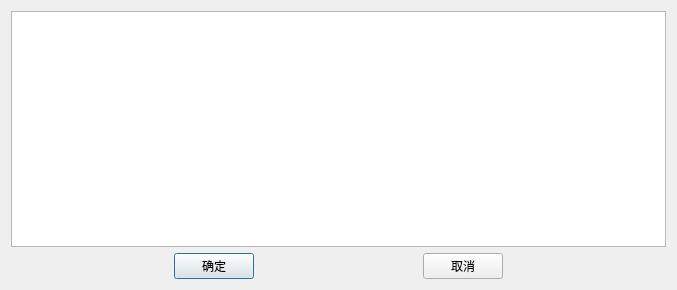
<?xml version="1.0" encoding="UTF-8"?>
<ui version="4.0">
 <class>OBNRealTimeWaveformSetup</class>
 <widget class="QDialog" name="OBNRealTimeWaveformSetup">
  <property name="geometry">
   <rect>
    <x>0</x>
    <y>0</y>
    <width>677</width>
    <height>290</height>
   </rect>
  </property>
  <property name="windowTitle">
   <string>Dialog</string>
  </property>
  <layout class="QGridLayout" name="gridLayout">
   <item row="0" column="0">
    <widget class="QTableWidget" name="tableWidgetRealTimeWaveformSetup"/>
   </item>
   <item row="1" column="0">
    <layout class="QHBoxLayout" name="horizontalLayout">
     <item>
      <spacer name="horizontalSpacer_2">
       <property name="orientation">
        <enum>Qt::Horizontal</enum>
       </property>
       <property name="sizeHint" stdset="0">
        <size>
         <width>40</width>
         <height>20</height>
        </size>
       </property>
      </spacer>
     </item>
     <item>
      <widget class="QPushButton" name="pushButtonOK">
       <property name="text">
        <string>确定</string>
       </property>
      </widget>
     </item>
     <item>
      <spacer name="horizontalSpacer">
       <property name="orientation">
        <enum>Qt::Horizontal</enum>
       </property>
       <property name="sizeHint" stdset="0">
        <size>
         <width>40</width>
         <height>20</height>
        </size>
       </property>
      </spacer>
     </item>
     <item>
      <widget class="QPushButton" name="pushButtonCancel">
       <property name="text">
        <string>取消</string>
       </property>
      </widget>
     </item>
     <item>
      <spacer name="horizontalSpacer_3">
       <property name="orientation">
        <enum>Qt::Horizontal</enum>
       </property>
       <property name="sizeHint" stdset="0">
        <size>
         <width>40</width>
         <height>20</height>
        </size>
       </property>
      </spacer>
     </item>
    </layout>
   </item>
  </layout>
 </widget>
 <resources/>
 <connections/>
</ui>
